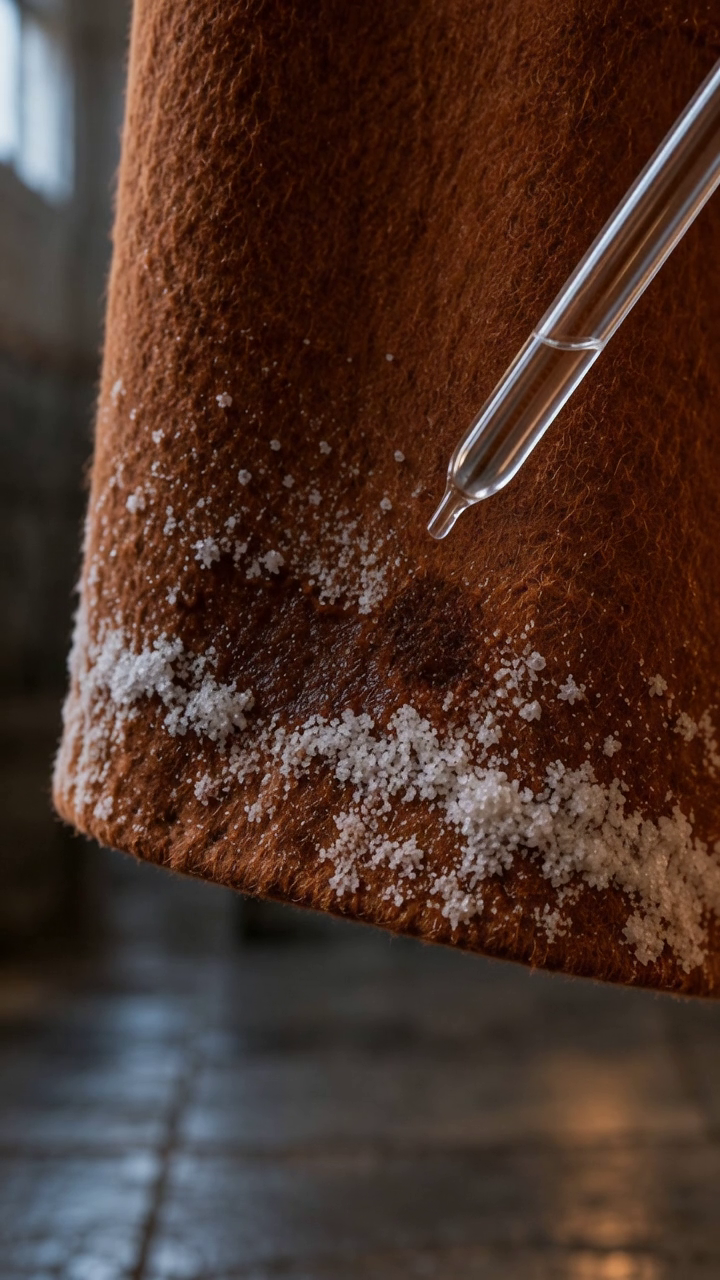
#> input picture MASTER_SERIES_PACKAGE/SHOT_REFERENCES/EP02_SH07_START_S2.png, 720 x 1280 px
$ python render_ep02_sh07.py
#> lines starting #> are read from the running program, lines starting #| are printed output that depends on the picture
"""Render an editorial focus shift from the accepted S2 still, without scene motion."""
from pathlib import Path
import subprocess
import numpy as np
from PIL import Image, ImageFilter

root = Path(__file__).resolve().parents[1]
source = root / 'SHOT_REFERENCES/EP02_SH07_START_S2.png'
output = root / 'shots/EP02_SH07_FINAL.mp4'
im = Image.open(source).convert('RGB')
#> im is the input picture: PIL image 720x1280 RGB; mean R, G, B 74.4, 50.5, 41.1
w, h = im.size
#> w = 720; h = 1280
sharp = np.asarray(im, dtype=np.float32)
soft = np.asarray(im.filter(ImageFilter.GaussianBlur(3.0)), dtype=np.float32)
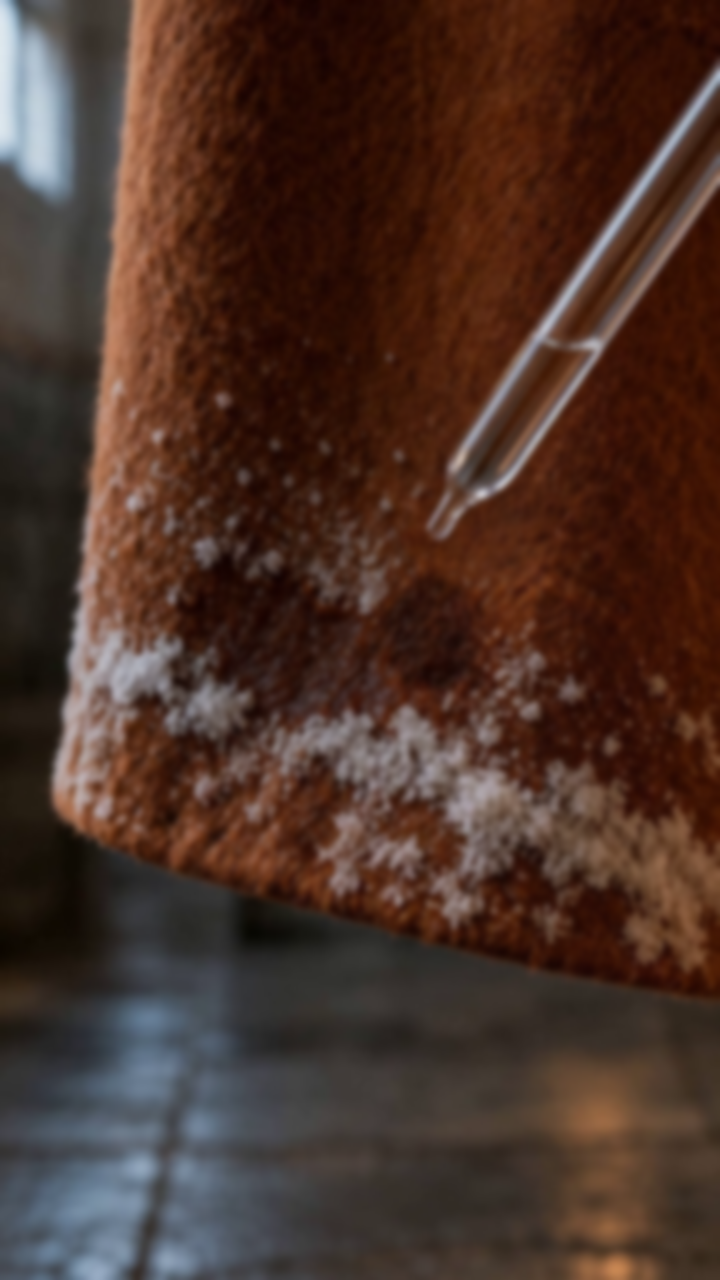
#> soft: shape (1280, 720, 3) float32; mean R, G, B 74.4, 50.5, 41.1
y, x = np.mgrid[:h, :w]
# Soft-edged mask over the consumed patch. Keep adjacent dry salt and background intact.
mask = np.exp(-2.0 * (((x - 330) / 150) ** 2 + ((y - 615) / 105) ** 2))
mask = mask[..., None].astype(np.float32)
#> (the run stopped early here; a loop or call above may not have finished)
